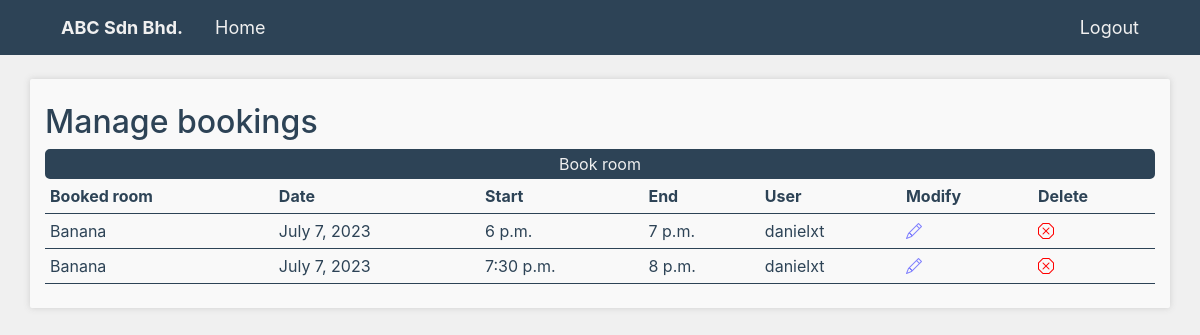
The app's page /bookingManagement (signed in), older data.
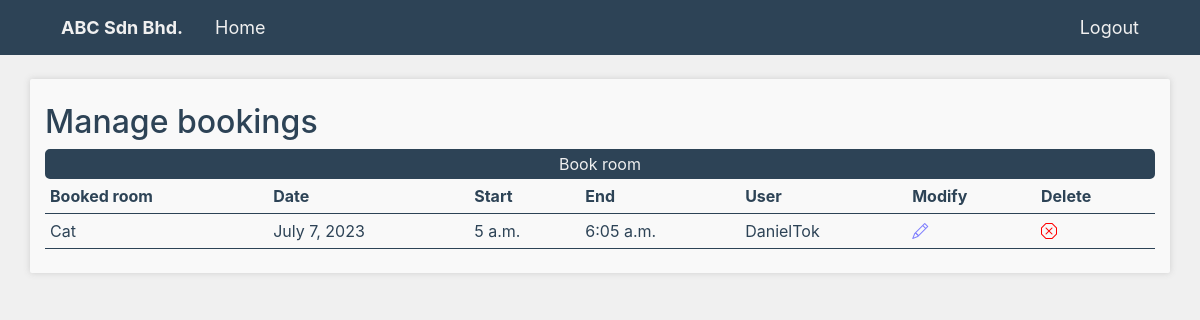
The same page, newer data.
### booking/models.py (models this page shows, shortened)
class RoomBooking(models.Model):
    roomName = models.ForeignKey('rooms.Room', on_delete=models.CASCADE)
    userName = models.ForeignKey(User, on_delete=models.CASCADE, default="", name="userName")
    date = models.DateField()
    start = models.TimeField()
    end = models.TimeField()
    class Meta:
        constraints = [
            models.CheckConstraint(check=Q(start__lte=F('end')), name='start_before_end')
        ]

### rooms/models.py (models this page shows)
class Room(models.Model):
    roomName = models.CharField(max_length=50, unique=True)
    capacity = models.IntegerField(default=0)
    createdAt = models.DateTimeField(auto_now_add=True)
    def __str__(self):
        return self.roomName

### booking/views.py (the view)
# urls.py: path('', bookingManagementView, name='bookingManagement'),
def bookingManagementView(request):
    if request.user.is_staff:
        bookings = RoomBooking.objects.all()
    else:
        userName = User.objects.get(username=request.user.username)
        bookings = RoomBooking.objects.filter(userName = userName)
    context = {'roomBooking' :bookings.order_by("date", "start")}
    return render(request, "bookingManagement.html", context)

### templates/bookingManagement.html (shortened to what this page needs)
{% extends 'base.html' %}
{% block content %}
{% if user.is_authenticated %}
    <br>
    <div class="container py-4 boxColor boxShadow">
        <h2>Manage
            bookings</h2>
        <button><a href="{% url 'roomBooking' %}">Book room</a></button>
                    <table class="dataTable">
                        <tr style="font-weight:bold">
                            <th>Booked room</th>
                            <th>Date</th>
                            <th>Start</th>
                            <th>End</th>
                            <th>User</th>
                            {% if user.is_staff %}
                            <th>Modify</th>
                            <th>Delete</th>
                            {% endif %}
                        </tr>
                        <tr>
                            {% for booking in roomBooking %}
                                <tr>
                                    <td>{{booking.roomName}}</td>
                                    <td>{{booking.date}}</td>
                                    <td>{{booking.start}}</td>
                                    <td>{{booking.end}}</td>
                                    <td>{{booking.userName}}</td>
                                    {% if user.is_staff %}
                                    <td><a href="bookingManagement/modifyBooking/{{booking.id}}"><i class="bi bi-pencil"></i></a></td>
                                    <td><a href="bookingManagement/deleteBooking/{{booking.id}}"><i class="bi bi-x-octagon"></i></a></td>
                                    {% endif %}
                                </tr>
                            {% endfor %}
                        </tr>
                    </table>
    </div>
{% else %}
<br>
<div class="container py-4 boxColor boxShadow">
    <p>You are not logged in.</p>
    <button><a href="{% url 'login' %}">Log In</a></button>
</div>
{% endif %}
{% endblock %}

Row changes from the older to the newer data that the page shows:
removed RoomBooking: roomName "Banana", date "July 7, 2023", start "6 p.m.", end "7 p.m.", userName "danielxt"
removed RoomBooking: roomName "Banana", date "July 7, 2023", start "7:30 p.m.", end "8 p.m.", userName "danielxt"
added RoomBooking: roomName "Cat", date "July 7, 2023", start "5 a.m.", end "6:05 a.m.", userName "DanielTok"
